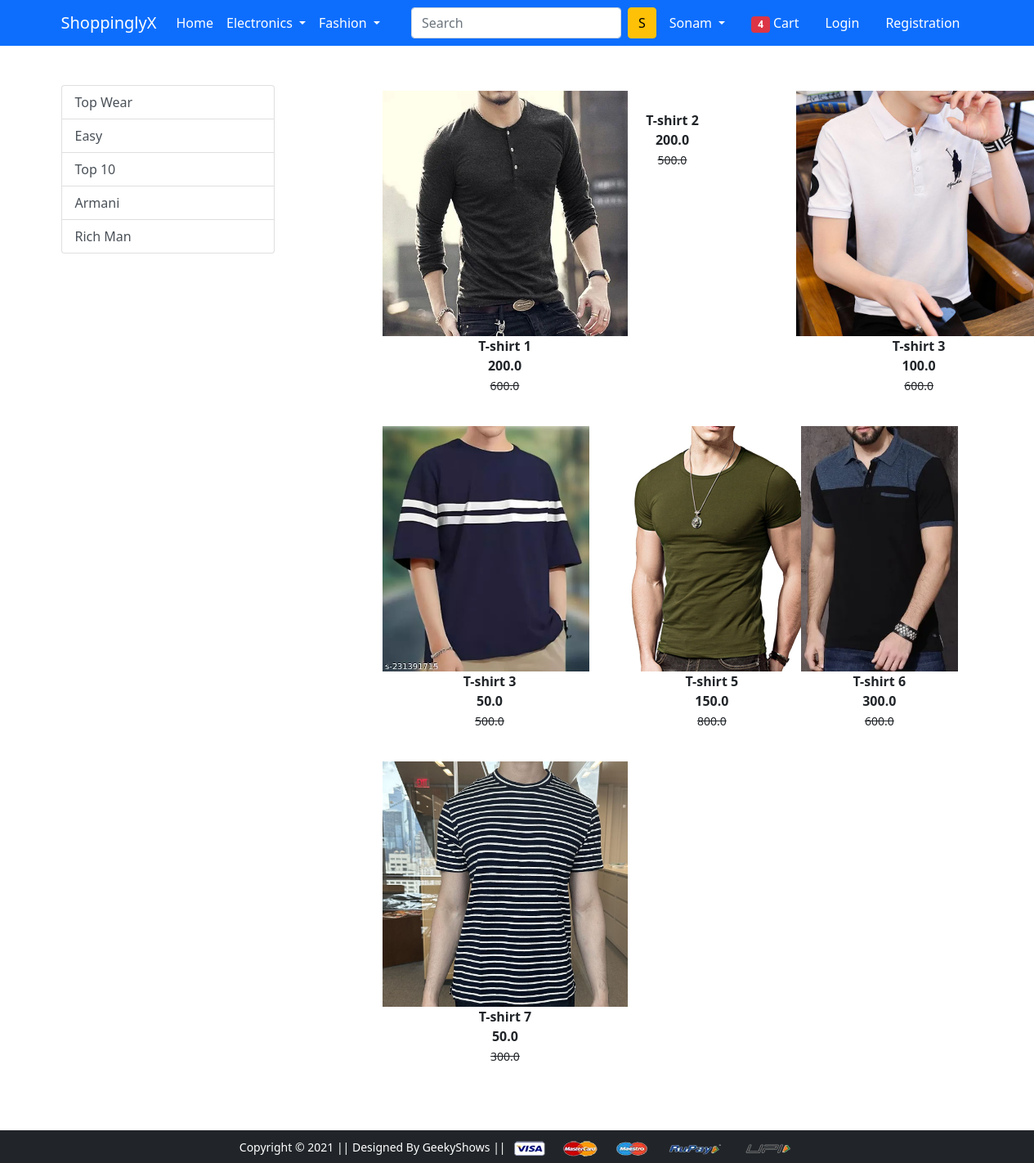
Screenshot of /topwear/ with the database file from the repository.
### app/models.py (models this page shows, shortened)
class Product(models.Model):
    title = models.CharField(max_length=100)
    selling_price = models.FloatField()
    discount_price =  models.FloatField()
    description = models.TextField()
    brand = models.CharField(max_length=50)
    category = models.CharField(choices=CATEGORY_CHOICES,max_length=2)
    product_img = models.ImageField(upload_to="productimg")

### app/views.py (the view)
# urls.py: path('topwear/', views.top_wear, name='topwear'),
def top_wear(request,data = None):
 if data == None:
  topwear = Product.objects.filter(category ="TW")
 elif data == "Easy" or data == "Armani" or data == 'Top10' or data == "Richman":
  topwear = Product.objects.filter(category = "TW").filter(brand = data)
 return render(request,'app/topwear.html',{"topwears":topwear})

### app/templates/app/topwear.html (shortened to what this page needs)
{% extends 'app/base.html' %}
{% load static %}
{% block main-content %}
<div class="container my-5">
 <div class="row">
  <div class="col-sm-3">
    <div class="list-group">
        <a href="{% url 'topwear' %}" class="list-group-item list-group-item-action" aria-current="true">Top Wear</a>
        <a href="{% url 'topweardata' 'Easy' %}" class="list-group-item list-group-item-action" aria-current="true">Easy</a>
        <a href="{% url 'topweardata' 'Top10' %}" class="list-group-item list-group-item-action" aria-current="true">Top 10</a>
        <a href="{% url 'topweardata' 'Armani' %}" class="list-group-item list-group-item-action" aria-current="true">Armani</a>
        <a href="{% url 'topweardata' 'Richman' %}" class="list-group-item list-group-item-action" aria-current="true">Rich Man</a>
    </div>
  </div>
  <div class="col-sm-8 offset-sm-1">
    <div class="row">
        {% for product in topwears %}
        <div class="col-sm-4 text-center mb-4">
            <a href="{% url 'product-detail' product.id %}" class="btn">
            <div class="item">
                <img src="{{product.product_img.url}}" alt="" height="300" class="">
                <div class="fw-bold">{{product.title}}</div>
                <div class="fw-bold">{{product.discount_price}}</div>
                <small class="fw-light text-decoration-line-through">{{product.selling_price}}</small>
            </div>
            </a>
        </div>
        {% endfor %}
    </div>
  </div>
 </div>
</div>
{% endblock main-content %}

### rows the page displays
Product: product_img (picture), title "T-shirt 1", discount_price "200.0", selling_price "600.0"
Product: title "T-shirt 2", discount_price "200.0", selling_price "500.0"
Product: product_img (picture), title "T-shirt 3", discount_price "100.0", selling_price "600.0"
Product: product_img (picture), title "T-shirt 3", discount_price "50.0", selling_price "500.0"
Product: product_img (picture), title "T-shirt 5", discount_price "150.0", selling_price "800.0"
Product: product_img (picture), title "T-shirt 6", discount_price "300.0", selling_price "600.0"
Product: product_img (picture), title "T-shirt 7", discount_price "50.0", selling_price "300.0"
